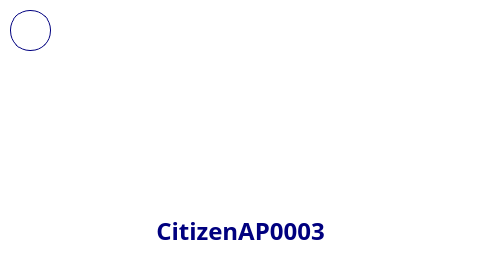
<?xml version="1.0" encoding="UTF-8"?>
<ui version="4.0">
 <class>MainWindow</class>
 <widget class="QMainWindow" name="MainWindow">
  <property name="geometry">
   <rect>
    <x>0</x>
    <y>0</y>
    <width>480</width>
    <height>272</height>
   </rect>
  </property>
  <property name="windowTitle">
   <string>MainWindow</string>
  </property>
  <property name="styleSheet">
   <string notr="true">background-color: white;
font-family: Poppins;
font-size:18px;
font-weight: 500;</string>
  </property>
  <widget class="QWidget" name="centralwidget">
   <property name="styleSheet">
    <string notr="true">QPushButton {
	height: 40px;
	border-radius: 20px;
	border: 1px solid #00007f;
	background-color: white;
	color: #00007f;
}

QLabel {
	color: #00007f;
}
</string>
   </property>
   <widget class="QPushButton" name="backBtn">
    <property name="geometry">
     <rect>
      <x>10</x>
      <y>10</y>
      <width>41</width>
      <height>41</height>
     </rect>
    </property>
    <property name="styleSheet">
     <string notr="true"/>
    </property>
    <property name="text">
     <string/>
    </property>
   </widget>
   <widget class="QLabel" name="label">
    <property name="geometry">
     <rect>
      <x>0</x>
      <y>200</y>
      <width>481</width>
      <height>61</height>
     </rect>
    </property>
    <property name="styleSheet">
     <string notr="true">font-size: 24px;</string>
    </property>
    <property name="text">
     <string>CitizenAP0003</string>
    </property>
    <property name="alignment">
     <set>Qt::AlignCenter</set>
    </property>
   </widget>
   <widget class="QLabel" name="imageLbl">
    <property name="geometry">
     <rect>
      <x>0</x>
      <y>10</y>
      <width>481</width>
      <height>191</height>
     </rect>
    </property>
    <property name="text">
     <string/>
    </property>
   </widget>
   <zorder>imageLbl</zorder>
   <zorder>backBtn</zorder>
   <zorder>label</zorder>
  </widget>
 </widget>
 <resources/>
 <connections/>
</ui>
